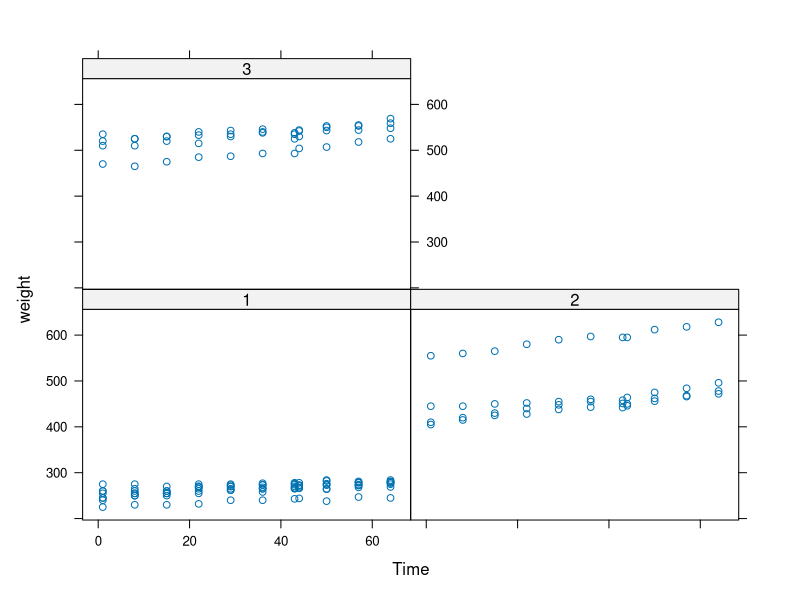

Write R code to recreate this figure. (Note: this script raises an error after producing the figure.)
#Question 1
#Review the lecture Note

#Question 2
library(nlme)
library(lattice)
xyplot(weight ~ Time | Diet, BodyWeight)

#Question 3
#Review the lecture Note
#panel.abline()

#Question 4
library(lattice)
library(datasets)
data(airquality)
p <- xyplot(Ozone ~ Wind | factor(Month), data = airquality)

#Question 5
?trellis.par.set
#Functions used to query, display and modify graphical parameters for fine control of Trellis displays. Modifications are made to the settings for the currently active device only.
?print.trellis
#This is the default print method for objects of class "trellis", produced by calls to functions like xyplot, bwplot etc.
?splom
#Draw Conditional Scatter Plot Matrices and Parallel Coordinate Plots
?lines
#A generic function taking coordinates given in various ways and joining the corresponding points with line segments.

#Questin 6
#ggplot2: An  implementa:on	of	the	Grammar	of	Graphics by	Leland Wilkinson	
#Writen	by	Hadley	Wickham	(while	he	was	a	graduate	student	at	Iowa	State)

#Question 7
airquality = transform(airquality, Month = factor(Month))
qplot(Wind, Ozone, data = airquality, facets = . ~ Month)

#Question 8
#Review the Lecture Note
#Plots are	made up of aesthetics(size, shape, color)	and	geoms	(points,	lines)

#Question 9
#library(ggplot2)
#g <- ggplot(movies, aes(votes, rating))
#print(g)
#Error: No layers in plot

#Question 10
#qplot(votes, rating, data = movies) + geom_smooth()